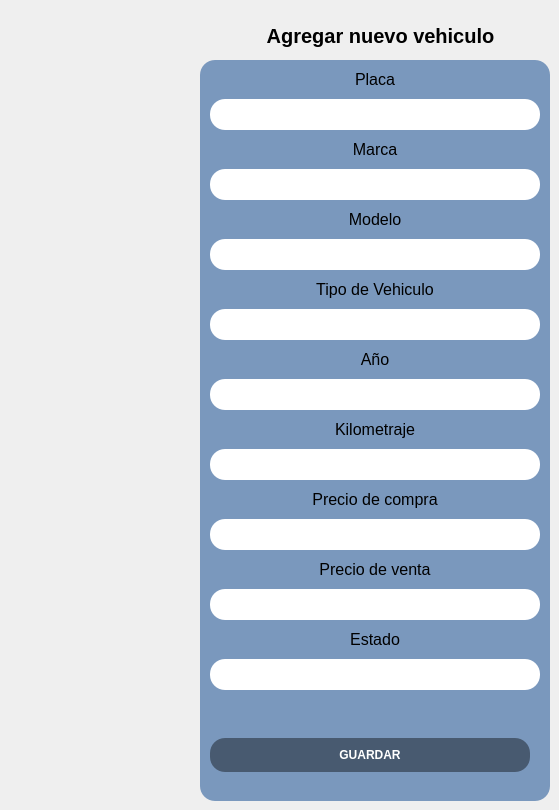
            <widget class="QWidget" name="crear_vehiculo">
             <widget class="QFrame" name="frame_agregarNuevoV">
              <property name="geometry">
               <rect>
                <x>200</x>
                <y>60</y>
                <width>350</width>
                <height>741</height>
               </rect>
              </property>
              <property name="styleSheet">
               <string notr="true">background-color: rgb(122, 152, 189);
border-radius:15px;
border-color: rgb(0, 0, 0);</string>
              </property>
              <property name="frameShape">
               <enum>QFrame::StyledPanel</enum>
              </property>
              <property name="frameShadow">
               <enum>QFrame::Raised</enum>
              </property>
              <layout class="QVBoxLayout" name="verticalLayout_3">
               <property name="spacing">
                <number>10</number>
               </property>
               <property name="leftMargin">
                <number>10</number>
               </property>
               <property name="topMargin">
                <number>10</number>
               </property>
               <property name="rightMargin">
                <number>10</number>
               </property>
               <property name="bottomMargin">
                <number>10</number>
               </property>
               <item>
                <widget class="QLabel" name="label_6">
                 <property name="font">
                  <font>
                   <pointsize>12</pointsize>
                  </font>
                 </property>
                 <property name="text">
                  <string>Placa</string>
                 </property>
                 <property name="alignment">
                  <set>Qt::AlignCenter</set>
                 </property>
                </widget>
               </item>
               <item>
                <widget class="QLineEdit" name="lineEdit_placa">
                 <property name="minimumSize">
                  <size>
                   <width>330</width>
                   <height>31</height>
                  </size>
                 </property>
                 <property name="maximumSize">
                  <size>
                   <width>171</width>
                   <height>31</height>
                  </size>
                 </property>
                 <property name="styleSheet">
                  <string notr="true">background-color: rgb(255, 255, 255);</string>
                 </property>
                </widget>
               </item>
               <item>
                <widget class="QLabel" name="label_7">
                 <property name="font">
                  <font>
                   <pointsize>12</pointsize>
                  </font>
                 </property>
                 <property name="text">
                  <string>Marca</string>
                 </property>
                 <property name="alignment">
                  <set>Qt::AlignCenter</set>
                 </property>
                </widget>
               </item>
               <item>
                <widget class="QLineEdit" name="lineEdit_marca">
                 <property name="minimumSize">
                  <size>
                   <width>171</width>
                   <height>31</height>
                  </size>
                 </property>
                 <property name="maximumSize">
                  <size>
                   <width>330</width>
                   <height>31</height>
                  </size>
                 </property>
                 <property name="styleSheet">
                  <string notr="true">background-color: rgb(255, 255, 255);</string>
                 </property>
                </widget>
               </item>
               <item>
                <widget class="QLabel" name="label_8">
                 <property name="font">
                  <font>
                   <pointsize>12</pointsize>
                  </font>
                 </property>
                 <property name="text">
                  <string>Modelo</string>
                 </property>
                 <property name="alignment">
                  <set>Qt::AlignCenter</set>
                 </property>
                </widget>
               </item>
               <item>
                <widget class="QLineEdit" name="lineEdit_modelo">
                 <property name="minimumSize">
                  <size>
                   <width>171</width>
                   <height>31</height>
                  </size>
                 </property>
                 <property name="maximumSize">
                  <size>
                   <width>330</width>
                   <height>31</height>
                  </size>
                 </property>
                 <property name="styleSheet">
                  <string notr="true">background-color: rgb(255, 255, 255);</string>
                 </property>
                </widget>
               </item>
               <item>
                <widget class="QLabel" name="label_10">
                 <property name="font">
                  <font>
                   <pointsize>12</pointsize>
                  </font>
                 </property>
                 <property name="text">
                  <string>Tipo de Vehiculo</string>
                 </property>
                 <property name="alignment">
                  <set>Qt::AlignCenter</set>
                 </property>
                </widget>
               </item>
               <item>
                <widget class="QLineEdit" name="lineEdit_tipo">
                 <property name="minimumSize">
                  <size>
                   <width>171</width>
                   <height>31</height>
                  </size>
                 </property>
                 <property name="styleSheet">
                  <string notr="true">background-color: rgb(255, 255, 255);</string>
                 </property>
                </widget>
               </item>
               <item>
                <widget class="QLabel" name="label_9">
                 <property name="font">
                  <font>
                   <pointsize>12</pointsize>
                  </font>
                 </property>
                 <property name="text">
                  <string>Año</string>
                 </property>
                 <property name="alignment">
                  <set>Qt::AlignCenter</set>
                 </property>
                </widget>
               </item>
               <item>
                <widget class="QLineEdit" name="lineEdit_anio">
                 <property name="minimumSize">
                  <size>
                   <width>171</width>
                   <height>31</height>
                  </size>
                 </property>
                 <property name="styleSheet">
                  <string notr="true">background-color: rgb(255, 255, 255);</string>
                 </property>
                </widget>
               </item>
               <item>
                <widget class="QLabel" name="label_11">
                 <property name="font">
                  <font>
                   <pointsize>12</pointsize>
                  </font>
                 </property>
                 <property name="text">
                  <string>Kilometraje</string>
                 </property>
                 <property name="alignment">
                  <set>Qt::AlignCenter</set>
                 </property>
                </widget>
               </item>
               <item>
                <widget class="QLineEdit" name="lineEdit_kilometraje">
                 <property name="minimumSize">
                  <size>
                   <width>171</width>
                   <height>31</height>
                  </size>
                 </property>
                 <property name="styleSheet">
                  <string notr="true">background-color: rgb(255, 255, 255);</string>
                 </property>
                </widget>
               </item>
               <item>
                <widget class="QLabel" name="label_12">
                 <property name="font">
                  <font>
                   <pointsize>12</pointsize>
                  </font>
                 </property>
                 <property name="text">
                  <string>Precio de compra</string>
                 </property>
                 <property name="alignment">
                  <set>Qt::AlignCenter</set>
                 </property>
                </widget>
               </item>
               <item>
                <widget class="QLineEdit" name="lineEdit_precioc">
                 <property name="minimumSize">
                  <size>
                   <width>171</width>
                   <height>31</height>
                  </size>
                 </property>
                 <property name="styleSheet">
                  <string notr="true">background-color: rgb(255, 255, 255);</string>
                 </property>
                </widget>
               </item>
               <item>
                <widget class="QLabel" name="label_13">
                 <property name="font">
                  <font>
                   <pointsize>12</pointsize>
                  </font>
                 </property>
                 <property name="text">
                  <string>Precio de venta</string>
                 </property>
                 <property name="alignment">
                  <set>Qt::AlignCenter</set>
                 </property>
                </widget>
               </item>
               <item>
                <widget class="QLineEdit" name="lineEdit_preciov">
                 <property name="minimumSize">
                  <size>
                   <width>171</width>
                   <height>31</height>
                  </size>
                 </property>
                 <property name="styleSheet">
                  <string notr="true">background-color: rgb(255, 255, 255);</string>
                 </property>
                </widget>
               </item>
               <item>
                <widget class="QLabel" name="label_14">
                 <property name="font">
                  <font>
                   <pointsize>12</pointsize>
                  </font>
                 </property>
                 <property name="text">
                  <string>Estado</string>
                 </property>
                 <property name="alignment">
                  <set>Qt::AlignCenter</set>
                 </property>
                </widget>
               </item>
               <item>
                <widget class="QLineEdit" name="lineEdit_estado">
                 <property name="minimumSize">
                  <size>
                   <width>171</width>
                   <height>31</height>
                  </size>
                 </property>
                 <property name="maximumSize">
                  <size>
                   <width>330</width>
                   <height>31</height>
                  </size>
                 </property>
                 <property name="styleSheet">
                  <string notr="true">background-color: rgb(255, 255, 255);</string>
                 </property>
                </widget>
               </item>
               <item>
                <spacer name="verticalSpacer_5">
                 <property name="orientation">
                  <enum>Qt::Vertical</enum>
                 </property>
                 <property name="sizeHint" stdset="0">
                  <size>
                   <width>20</width>
                   <height>40</height>
                  </size>
                 </property>
                </spacer>
               </item>
               <item>
                <widget class="QPushButton" name="btn_guardarCV">
                 <property name="minimumSize">
                  <size>
                   <width>320</width>
                   <height>34</height>
                  </size>
                 </property>
                 <property name="maximumSize">
                  <size>
                   <width>250</width>
                   <height>31</height>
                  </size>
                 </property>
                 <property name="font">
                  <font>
                   <weight>75</weight>
                   <bold>true</bold>
                  </font>
                 </property>
                 <property name="styleSheet">
                  <string notr="true">background-color: rgb(72, 90, 112);
color: rgb(255, 255, 255);



</string>
                 </property>
                 <property name="text">
                  <string>GUARDAR</string>
                 </property>
                </widget>
               </item>
               <item>
                <spacer name="horizontalSpacer_5">
                 <property name="orientation">
                  <enum>Qt::Horizontal</enum>
                 </property>
                 <property name="sizeHint" stdset="0">
                  <size>
                   <width>40</width>
                   <height>20</height>
                  </size>
                 </property>
                </spacer>
               </item>
              </layout>
             </widget>
             <widget class="QLabel" name="label_34">
              <property name="geometry">
               <rect>
                <x>250</x>
                <y>20</y>
                <width>261</width>
                <height>31</height>
               </rect>
              </property>
              <property name="font">
               <font>
                <pointsize>15</pointsize>
                <weight>75</weight>
                <bold>true</bold>
               </font>
              </property>
              <property name="text">
               <string>Agregar nuevo vehiculo</string>
              </property>
              <property name="alignment">
               <set>Qt::AlignCenter</set>
              </property>
             </widget>
            </widget>
